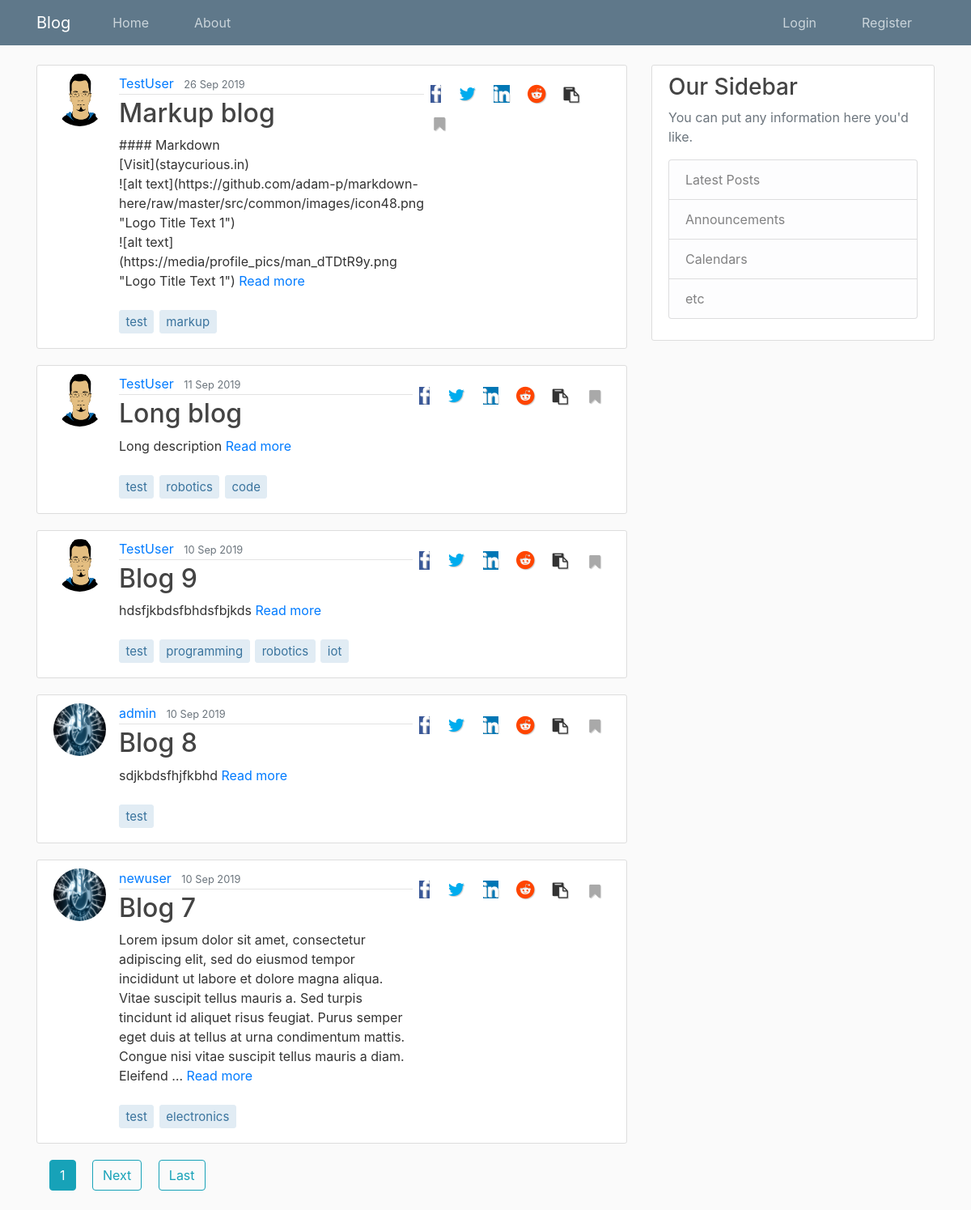
Screenshot of /blog/ with the database file from the repository.
### Blog/models.py (models this page shows, shortened)
class Post(models.Model):
    title = models.CharField(help_text='Try to keep the title short, within 80 characters.', max_length=80, unique=True)
    slug = models.SlugField(default='', max_length=80)
    content = MarkupField(help_text=('This field supports all markup formatting'),
                        default='',
                        default_markup_type='markdown',
                        )
    tags = models.CharField(help_text='Enter tags separated by spaces. Do not enter more than 5 tags', max_length=80, default='', blank=True)
    date_posted = models.DateTimeField(default=timezone.now)
    last_updated = models.DateTimeField(auto_now=True)
    author = models.ForeignKey(User, null=True, on_delete=models.SET_NULL)
    publish = models.BooleanField(default=False)
    def get_tags_list(self):
        return self.tags.split()

### Users/models.py (models this page shows, shortened)
class Profile(models.Model):
    user = models.OneToOneField(User, on_delete=models.CASCADE)
    bio = models.CharField(null=True, max_length=140, blank=True)
    image = models.ImageField(default='default.jpg', upload_to='profile_pics', blank=True)
    public = models.BooleanField(default=False)
    website = models.CharField(null=True, blank=True, max_length=80)
    location = models.CharField(null=True, max_length=200, blank=True)
    join_date = models.DateTimeField(auto_now_add=True)
    bookmarked_posts = models.ManyToManyField(Post)

### Blog/views.py (the view)
# urls.py: path('', PostListView.as_view(), name='home'),
class PostListView(ListView):
    template_name = 'Blog/home.html'   # <app>/<model>_<viewtype>.html
    context_object_name = 'posts'
    paginate_by = 5
    def get_queryset(self):
        return Post.objects.filter(publish=True).order_by('-date_posted')
    def get_context_data(self, **kwargs):
        context = super(PostListView, self).get_context_data(**kwargs)
        if self.request.user.is_authenticated:
            context['profile'] = self.request.user.profile
        return context

### Blog/templates/Blog/home.html
{% extends "Blog/base.html" %}
{% block content %}
{% include "post_list.html" %}
{% include "paginate.html" %}
{% endblock content %}

### Blog/templates/post_list.html (shortened to what this page needs)
{% for post in posts %}
<div class="media content-section">
    <img class="rounded-circle article-img" src="{{ post.author.profile.image.url }}">
    <div class="media-body">
        <div class="article-metadata">
            <a class="mr-2" href="{% url 'Blog:user-posts' post.author.username %}">{{ post.author }}</a>
            <small class="text-muted">{{ post.date_posted|date:"j M Y" }}</small>
        </div>
        <h2><a class="article-title" href="{% url 'Blog:post-detail' post.slug %}">{{ post.title }}</a></h2>
        <p class="article-short-des">{{ post.content|truncatewords_html:'50' }}&nbsp<span><a href="{% url 'Blog:post-detail' post.slug %}">Read more</a></p>
        {% include "post_tags.html" %}
    </div>
{% include "share.html" %}
</div>
{% endfor %}

### Blog/templates/post_tags.html
{% for tag in post.get_tags_list %}
    <a href="{% url 'Blog:tagged' tag%}"><p class="article-tags">{{ tag }}</p></a>
{% endfor %}

### Blog/templates/share.html
{% with domain='https://staycurious.in' %}
<ul class="list-unstyled share-icon mt-2 mb-2 float-right">
    {% url 'Blog:post-detail' post.slug as link %}
    {% with domain|add:link as link %}
        <li><a href="http://www.facebook.com/sharer.php?u={{link}}" rel="nofollow noopener noreferrer" target="_blank"><i class="fa fa-facebook ml-2 mr-2"></i></a></li>
        <li><a href="http://www.twitter.com/share?text={{object.title}}&url={{link}}" rel="nofollow noopener noreferrer" target="_blank"><i class="fa fa-twitter ml-2 mr-2"></i></a></li>
        <li><a href="http://www.linkedin.com/shareArticle?mini=true&url={{link|urlencode:''}}&title={{object.title|urlencode}}&source=StayCurious-Blog" rel="nofollow noopener noreferrer" target="_blank" ><i class="fa fa-linkedin ml-2 mr-2"></i></a></li>
        <li><a href="http://www.reddit.com/submit?url={{link}}post-to-reddit-via-url&titile={{object.title|urlencode}}" rel="nofollow noopener noreferrer" target="_blank"><i class="fa fa-reddit ml-2 mr-2"></i></a></li>
        <li><a class="copy" data-text={{link}} title="Copy link"><i class="fa fa-clipboard ml-2 mr-2"></i></a></li>
        {% if post.id in profile.get_bookmarked_posts %}
        <li><a id="unbookmark" class="btn bookmark" data-post={{post.slug}} data-url={% url 'Blog:bookmark-post'%} title="Remove from bookmark"><i class="fa fa-bookmark" style="color:steelblue"></i></a></li>
        {% else %}
        <li><a id="bookmark" class="btn bookmark" data-post={{post.slug}} data-url={% url 'Blog:bookmark-post'%} title="Bookmark this post"><i class="fa fa-bookmark" style="color:darkgrey"></i></a></li>
        {% endif %}
    {% endwith %}
</ul>
{% endwith %}

### Blog/static/Blog/main.css (style rules this page uses)
body { background: #fafafa; color: #333333; margin-top: 5rem; }
h1, h2, h3, h4, h5, h6 { color: #444444; }
ul { margin: 0; }
.content-section { background: #ffffff; padding: 10px 20px; border: 1px solid #dddddd; border-radius: 3px; margin-bottom: 20px; }
.article-title { color: #444444; }
.article-content, .article-short-des { white-space: pre-line; }
.article-img { height: 65px; width: 65px; margin-right: 16px; float: left; }
.article-metadata { padding-bottom: 1px; margin-bottom: 4px; border-bottom: 1px solid #e3e3e3 }
.article-tags { display: inline-block; padding: .4em .5em; margin: 0.5rem 2px 0.5rem 0; font-size: 15px; line-height: 1; white-space: nowrap; text-decoration: none; text-align: center; border-width: 1px; border-style: solid; border-radius: 3px; transition: all .15s ease-in-out; color: #39739d; background-color: #E1ECF4; border-color: #E1ECF4; }
.share-icon { display: inline; font-size: 1.4rem!important; text-shadow: 1px 1px 1px #ccc; }
.share-icon li { display: inline; }
.copy, .bookmark { background-color: #fff; border: none; }
.copy, .bookmark { border: none; background: #fff; font-size: 1.2rem!important; }
.fa-facebook { background: #3b5998; color: #fff!important; }
.fa-twitter { background: fff!important; color: #00acee; }
.fa-linkedin { background: #0077b5; color: #fff !important; }
.fa-reddit { background: #fff; color: #ff4500 !important; }

### rows the page displays
Post: author.profile.image (picture), author "TestUser", date_posted "26 Sep 2019", title "Markup blog", content "#### Markdown [Visit](staycurious.in) ![alt text](https://github.com/adam-p/markdown-here/raw/master/src/common/images/icon48.png \"Logo Title Text 1\") ![alt text](https://media/profile_pics/man_dTDtR9y.png \"Logo Title Text 1\")", get_tags_list "test" "markup"
Post: author.profile.image (picture), author "TestUser", date_posted "11 Sep 2019", title "Long blog", content "Long description", get_tags_list "test" "robotics" "code"
Post: author.profile.image (picture), author "TestUser", date_posted "10 Sep 2019", title "Blog 9", content "hdsfjkbdsfbhdsfbjkds", get_tags_list "test" "programming" "robotics" "iot"
Post: author.profile.image (placeholder picture), author "admin", date_posted "10 Sep 2019", title "Blog 8", content "sdjkbdsfhjfkbhd", get_tags_list "test"
Post: author.profile.image (placeholder picture), author "newuser", date_posted "10 Sep 2019", title "Blog 7", content "Lorem ipsum dolor sit amet, consectetur adipiscing elit, sed do eiusmod tempor incididunt ut labore et dolore magna aliqua. Vitae suscipit tellus mauris a. Sed turpis tincidunt id aliquet risus feugiat. Purus semper eget duis at tellus at urna condimentum mattis. Congue nisi vitae suscipit tellus mauris a diam. Eleifend …", get_tags_list "test" "electronics"

### other values shown
{{ num }} "1"
